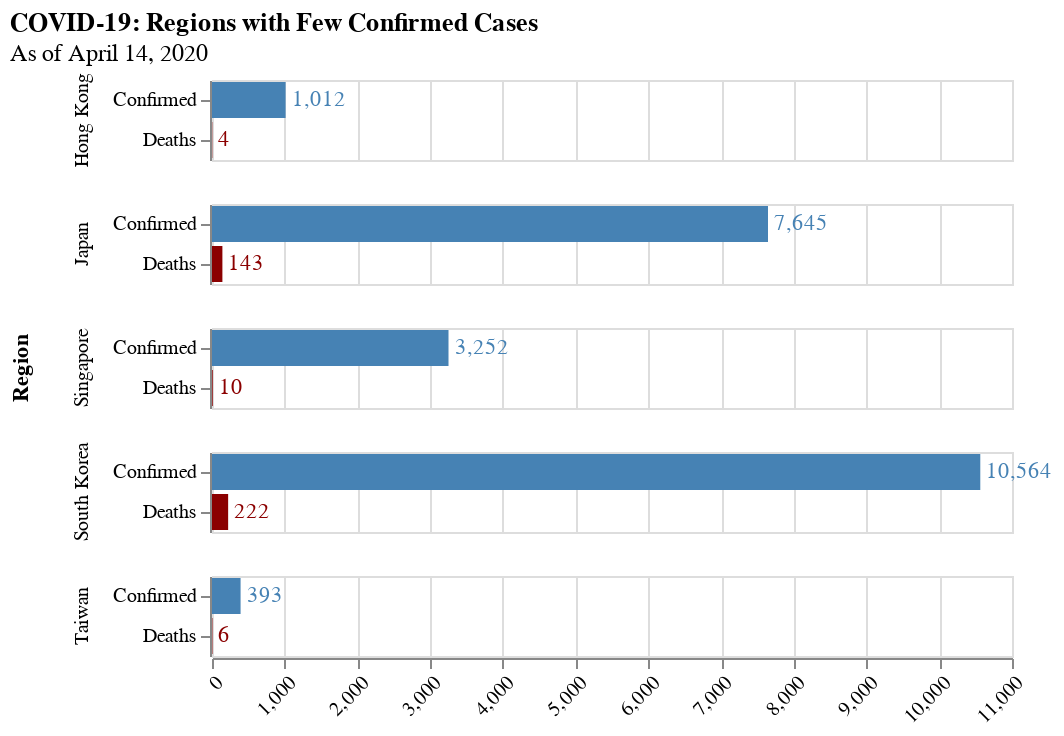

Write notebook code for a chart like this one.
### Code cell
# Confirmed and Deaths, Small Regions
data = pd.DataFrame([['Taiwan', taiwan_confirmed[-1], 'Confirmed'],
                    ['Taiwan', taiwan_deaths[-1], 'Deaths'],
                    ['Singapore', singapore_confirmed[-1], 'Confirmed'],
                    ['Singapore', singapore_deaths[-1], 'Deaths'],
                    ['Hong Kong', hongkong_confirmed[-1], 'Confirmed'],
                    ['Hong Kong', hongkong_deaths[-1], 'Deaths'],
                    ['South Korea', southkorea_confirmed[-1], 'Confirmed'],
                    ['South Korea', southkorea_deaths[-1], 'Deaths'],
                    ['Japan', japan_confirmed[-1], 'Confirmed'],
                    ['Japan', japan_deaths[-1], 'Deaths']], 
                    columns=['Region', 'Count', 'Case Type'])

bars = alt.Chart(data).mark_bar().encode(
    x="Count:Q",
    y="Case Type:N",
    color=alt.Color("Case Type:N", legend=None, scale=alt.Scale(range=['steelblue','darkred']))
)

text = bars.mark_text(
    align='left',
    baseline='middle',
    dx=3
).encode(
    text=(
        alt.Text("Count:Q", format=",")
    )
)

alt.layer(bars, text).facet(
    row="Region:N"
).configure_axisX(
    labelAngle=-45,
    title=None
).configure_axisY(
    title=None
).properties(
    title={
        "text":'COVID-19: Regions with Few Confirmed Cases',
        "subtitle":'As of ' + as_of_date.strftime("%B %d, %Y")
    }
)

### Figure 1 — Vega-Lite specification as saved in the notebook (floating-point values rounded to 4 significant figures)
{"config": {"view": {"continuousWidth": 400, "continuousHeight": 300}, "axisX": {"labelAngle": -45, "title": null}, "axisY": {"title": null}}, "data": {"name": "data-3c6eb7132d24c20ed0cfd57be2cffdbd"}, "facet": {"row": {"type": "nominal", "field": "Region"}}, "spec": {"layer": [{"mark": "bar", "encoding": {"color": {"type": "nominal", "field": "Case Type", "legend": null, "scale": {"range": ["steelblue", "darkred"]}}, "x": {"type": "quantitative", "field": "Count"}, "y": {"type": "nominal", "field": "Case Type"}}}, {"mark": {"type": "text", "align": "left", "baseline": "middle", "dx": 3}, "encoding": {"color": {"type": "nominal", "field": "Case Type", "legend": null, "scale": {"range": ["steelblue", "darkred"]}}, "text": {"type": "quantitative", "field": "Count", "format": ","}, "x": {"type": "quantitative", "field": "Count"}, "y": {"type": "nominal", "field": "Case Type"}}}]}, "title": {"text": "COVID-19: Regions with Few Confirmed Cases", "subtitle": "As of April 14, 2020"}, "$schema": "https://vega.github.io/schema/vega-lite/v4.8.1.json", "datasets": {"data-3c6eb7132d24c20ed0cfd57be2cffdbd": [{"Region": "Taiwan", "Count": 393, "Case Type": "Confirmed"}, {"Region": "Taiwan", "Count": 6, "Case Type": "Deaths"}, {"Region": "Singapore", "Count": 3252, "Case Type": "Confirmed"}, {"Region": "Singapore", "Count": 10, "Case Type": "Deaths"}, {"Region": "Hong Kong", "Count": 1012, "Case Type": "Confirmed"}, {"Region": "Hong Kong", "Count": 4, "Case Type": "Deaths"}, {"Region": "South Korea", "Count": 10564, "Case Type": "Confirmed"}, {"Region": "South Korea", "Count": 222, "Case Type": "Deaths"}, {"Region": "Japan", "Count": 7645, "Case Type": "Confirmed"}, {"Region": "Japan", "Count": 143, "Case Type": "Deaths"}]}}
